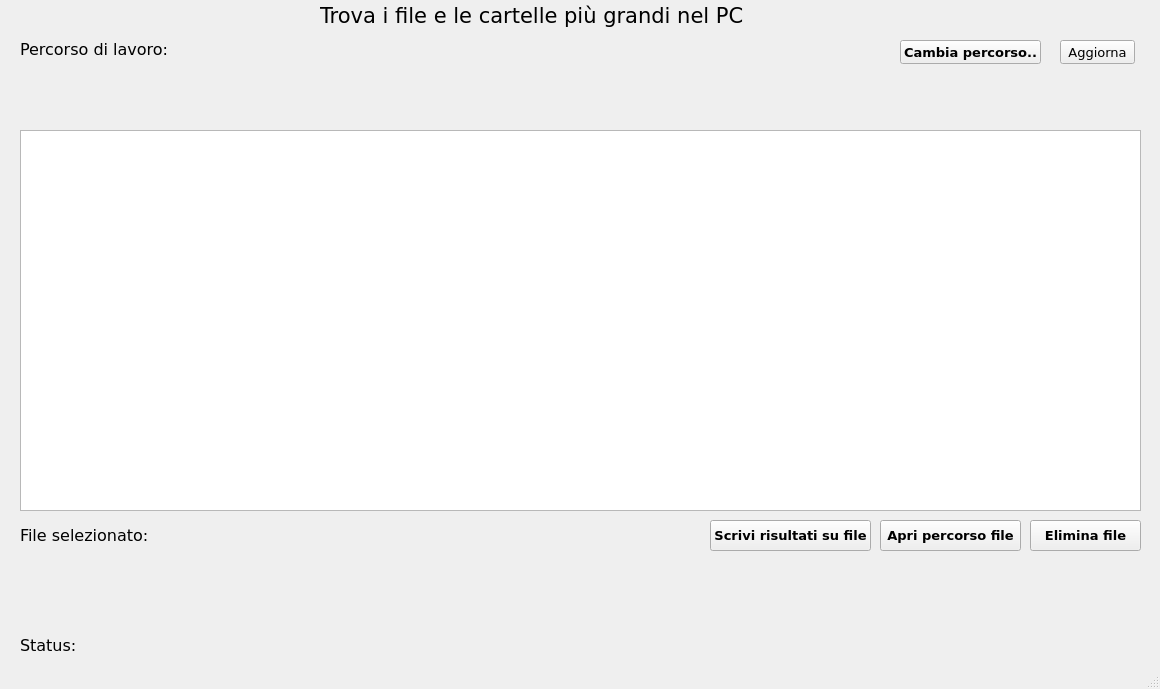
<?xml version="1.0" encoding="UTF-8"?>
<ui version="4.0">
 <class>MainWindow</class>
 <widget class="QMainWindow" name="MainWindow">
  <property name="geometry">
   <rect>
    <x>0</x>
    <y>0</y>
    <width>1160</width>
    <height>689</height>
   </rect>
  </property>
  <property name="windowTitle">
   <string>Trova i file più grandi nel PC</string>
  </property>
  <widget class="QWidget" name="centralwidget">
   <widget class="QLabel" name="labelTitle">
    <property name="geometry">
     <rect>
      <x>320</x>
      <y>0</y>
      <width>441</width>
      <height>31</height>
     </rect>
    </property>
    <property name="font">
     <font>
      <family>Verdana</family>
      <pointsize>16</pointsize>
     </font>
    </property>
    <property name="text">
     <string>Trova i file e le cartelle più grandi nel PC</string>
    </property>
   </widget>
   <widget class="QPushButton" name="buttonDirChooser">
    <property name="geometry">
     <rect>
      <x>900</x>
      <y>40</y>
      <width>141</width>
      <height>24</height>
     </rect>
    </property>
    <property name="font">
     <font>
      <family>Verdana</family>
      <pointsize>10</pointsize>
      <weight>75</weight>
      <bold>true</bold>
     </font>
    </property>
    <property name="text">
     <string>Cambia percorso..</string>
    </property>
   </widget>
   <widget class="QLabel" name="labelPath">
    <property name="geometry">
     <rect>
      <x>20</x>
      <y>70</y>
      <width>891</width>
      <height>21</height>
     </rect>
    </property>
    <property name="font">
     <font>
      <family>Verdana</family>
      <pointsize>12</pointsize>
     </font>
    </property>
    <property name="text">
     <string/>
    </property>
   </widget>
   <widget class="QLabel" name="labelPathDesc">
    <property name="geometry">
     <rect>
      <x>20</x>
      <y>40</y>
      <width>159</width>
      <height>18</height>
     </rect>
    </property>
    <property name="font">
     <font>
      <family>Verdana</family>
      <pointsize>12</pointsize>
     </font>
    </property>
    <property name="text">
     <string>Percorso di lavoro: </string>
    </property>
   </widget>
   <widget class="QLabel" name="labelStatus">
    <property name="geometry">
     <rect>
      <x>20</x>
      <y>630</y>
      <width>1021</width>
      <height>31</height>
     </rect>
    </property>
    <property name="font">
     <font>
      <family>Verdana</family>
      <pointsize>12</pointsize>
     </font>
    </property>
    <property name="text">
     <string>Status: </string>
    </property>
   </widget>
   <widget class="QListWidget" name="listWidget">
    <property name="geometry">
     <rect>
      <x>20</x>
      <y>130</y>
      <width>1121</width>
      <height>381</height>
     </rect>
    </property>
    <property name="font">
     <font>
      <family>Verdana</family>
      <pointsize>10</pointsize>
     </font>
    </property>
   </widget>
   <widget class="QLabel" name="labelList">
    <property name="geometry">
     <rect>
      <x>20</x>
      <y>100</y>
      <width>891</width>
      <height>21</height>
     </rect>
    </property>
    <property name="font">
     <font>
      <family>Verdana</family>
      <pointsize>12</pointsize>
     </font>
    </property>
    <property name="text">
     <string/>
    </property>
   </widget>
   <widget class="QPushButton" name="buttonRefresh">
    <property name="geometry">
     <rect>
      <x>1060</x>
      <y>40</y>
      <width>75</width>
      <height>24</height>
     </rect>
    </property>
    <property name="font">
     <font>
      <family>Verdana</family>
      <pointsize>10</pointsize>
      <weight>50</weight>
      <bold>false</bold>
     </font>
    </property>
    <property name="text">
     <string>Aggiorna</string>
    </property>
   </widget>
   <widget class="QLabel" name="labelKeys">
    <property name="geometry">
     <rect>
      <x>20</x>
      <y>520</y>
      <width>141</width>
      <height>31</height>
     </rect>
    </property>
    <property name="font">
     <font>
      <family>Verdana</family>
      <pointsize>12</pointsize>
     </font>
    </property>
    <property name="text">
     <string>File selezionato: </string>
    </property>
   </widget>
   <widget class="QLabel" name="labelKeysPath">
    <property name="geometry">
     <rect>
      <x>20</x>
      <y>560</y>
      <width>1121</width>
      <height>21</height>
     </rect>
    </property>
    <property name="font">
     <font>
      <family>Verdana</family>
      <pointsize>12</pointsize>
     </font>
    </property>
    <property name="text">
     <string/>
    </property>
   </widget>
   <widget class="QPushButton" name="buttonDelete">
    <property name="geometry">
     <rect>
      <x>1030</x>
      <y>520</y>
      <width>111</width>
      <height>31</height>
     </rect>
    </property>
    <property name="font">
     <font>
      <family>Verdana</family>
      <pointsize>10</pointsize>
      <weight>75</weight>
      <bold>true</bold>
     </font>
    </property>
    <property name="text">
     <string>Elimina file</string>
    </property>
   </widget>
   <widget class="QLabel" name="labelSelected">
    <property name="geometry">
     <rect>
      <x>20</x>
      <y>560</y>
      <width>1111</width>
      <height>21</height>
     </rect>
    </property>
    <property name="font">
     <font>
      <family>Verdana</family>
      <pointsize>12</pointsize>
     </font>
    </property>
    <property name="text">
     <string/>
    </property>
   </widget>
   <widget class="QPushButton" name="buttonFolder">
    <property name="geometry">
     <rect>
      <x>880</x>
      <y>520</y>
      <width>141</width>
      <height>31</height>
     </rect>
    </property>
    <property name="font">
     <font>
      <family>Verdana</family>
      <pointsize>10</pointsize>
      <weight>75</weight>
      <bold>true</bold>
     </font>
    </property>
    <property name="text">
     <string>Apri percorso file</string>
    </property>
   </widget>
   <widget class="QPushButton" name="buttonWrite">
    <property name="geometry">
     <rect>
      <x>710</x>
      <y>520</y>
      <width>161</width>
      <height>31</height>
     </rect>
    </property>
    <property name="font">
     <font>
      <family>Verdana</family>
      <pointsize>10</pointsize>
      <weight>75</weight>
      <bold>true</bold>
     </font>
    </property>
    <property name="text">
     <string>Scrivi risultati su file</string>
    </property>
   </widget>
  </widget>
  <widget class="QMenuBar" name="menubar">
   <property name="geometry">
    <rect>
     <x>0</x>
     <y>0</y>
     <width>1160</width>
     <height>21</height>
    </rect>
   </property>
  </widget>
  <widget class="QStatusBar" name="statusbar"/>
 </widget>
 <resources/>
 <connections/>
</ui>
